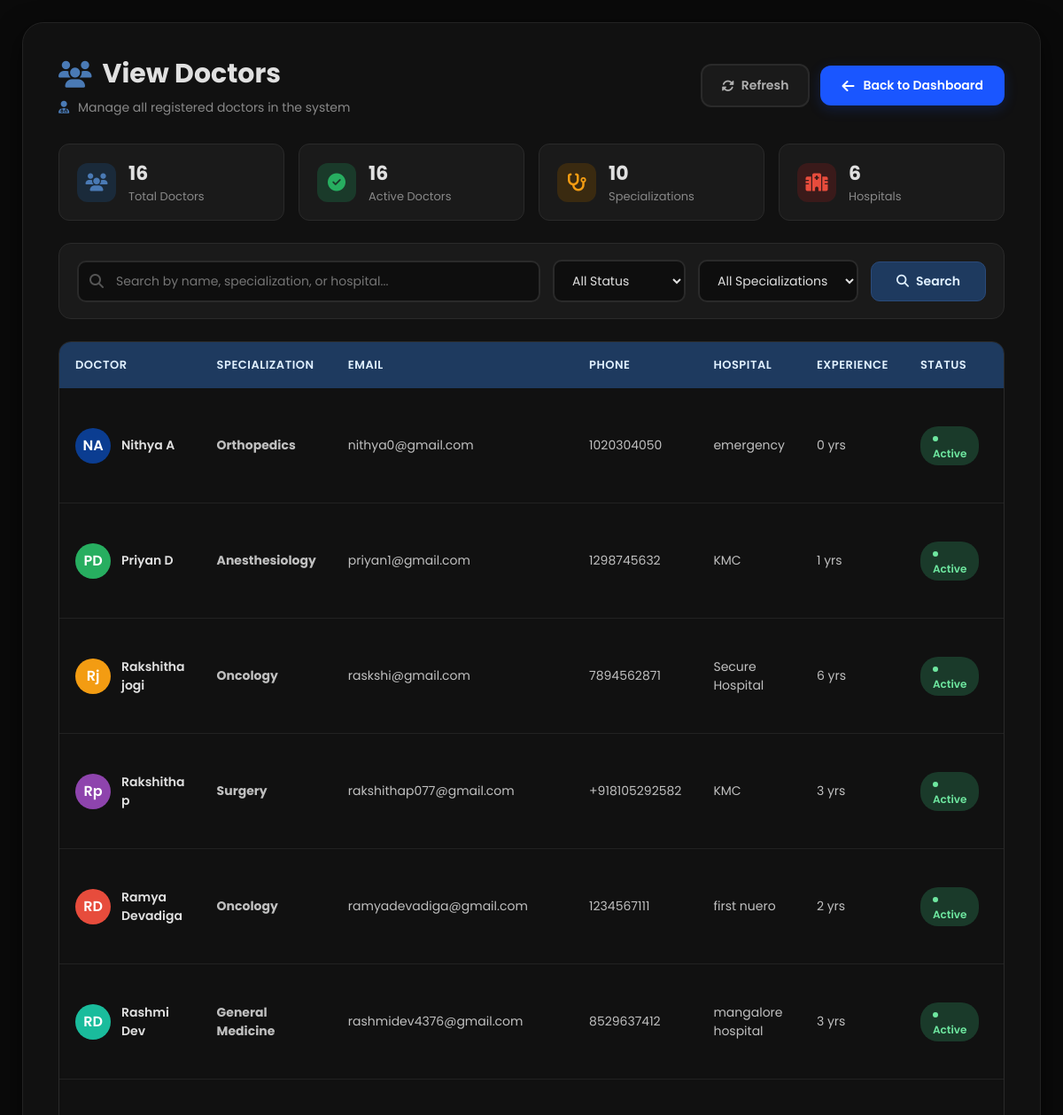
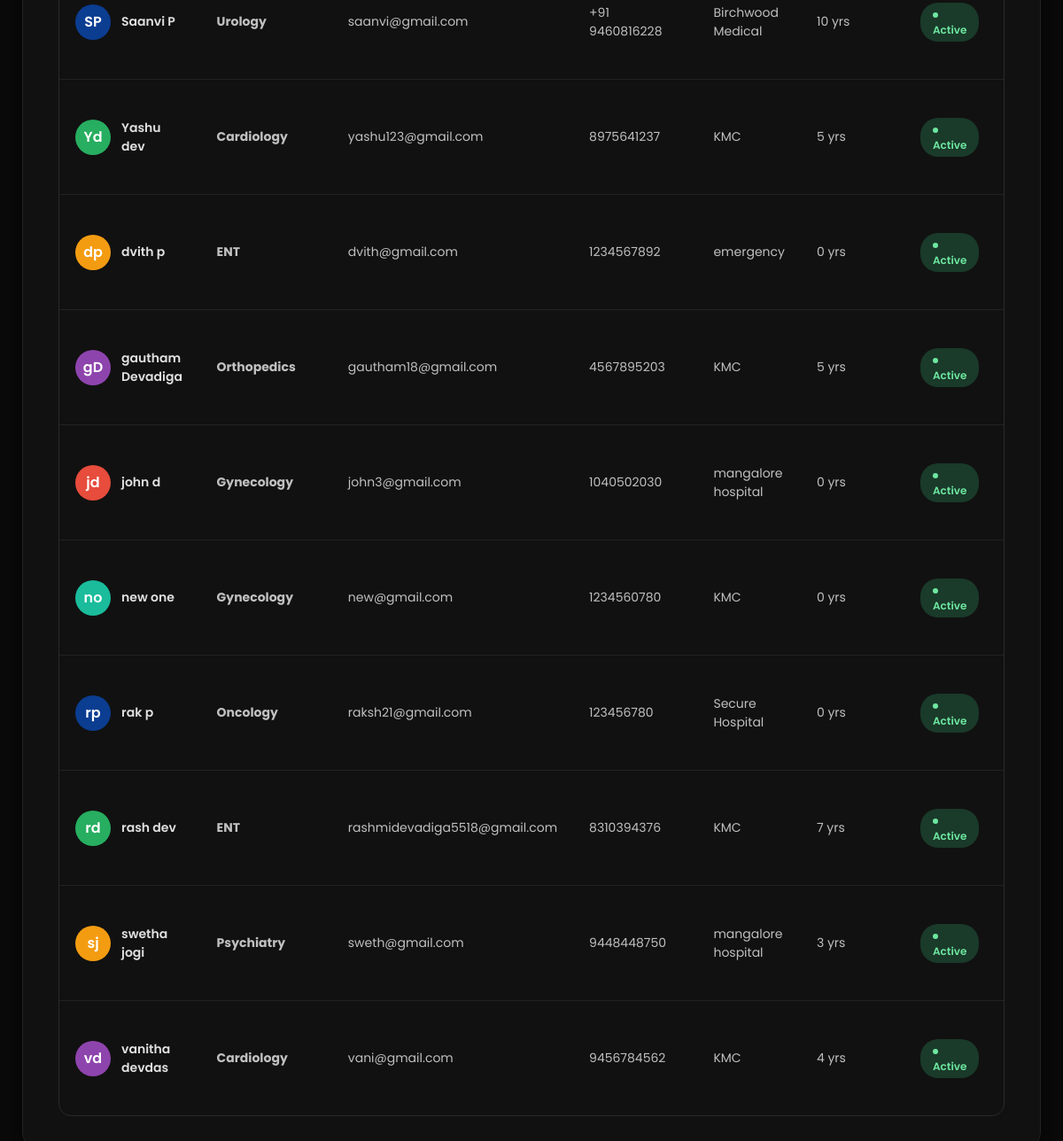
Page /view_doctors on the committed database (2 pictures, top to bottom).
### tables this page shows
CREATE TABLE doctors (
        doctor_id INTEGER PRIMARY KEY AUTOINCREMENT,
        hospital_id INTEGER NOT NULL,
        doctor_name TEXT NOT NULL,
        specialization TEXT NOT NULL,
        email TEXT UNIQUE NOT NULL,
        phone TEXT,
        experience INTEGER,
        license_number TEXT UNIQUE,
        username TEXT UNIQUE NOT NULL,
        password TEXT NOT NULL,
        address TEXT,
        public_key TEXT,
        private_key TEXT,
        status TEXT DEFAULT 'Active', profile_pic TEXT, license_document TEXT,
        FOREIGN KEY (hospital_id) REFERENCES hospitals(hospital_id)
    );

CREATE TABLE hospitals (
        hospital_id INTEGER PRIMARY KEY AUTOINCREMENT,
        hospital_name TEXT NOT NULL,
        registration_id TEXT,
        email TEXT,
        phone TEXT,
        location TEXT,
        address TEXT,
        specialization TEXT
    , doctor_pdf TEXT);

### app.py (the view, shortened to what this page needs)
@app.route("/view_doctors")
def view_doctors():
    conn = get_db_connection()
    search = request.args.get("search", "")
    status = request.args.get("status", "all")
    spec = request.args.get("specialization", "all")
    query = """
        SELECT doctors.*, hospitals.hospital_name
        FROM doctors
        LEFT JOIN hospitals ON doctors.hospital_id = hospitals.hospital_id
        WHERE 1 = 1
    """
    params = []
    if status != "all":
        query += " AND doctors.status = ?"
        params.append(status)
    if spec != "all":
        query += " AND doctors.specialization = ?"
        params.append(spec)
    query += " ORDER BY CASE WHEN doctors.status = 'Pending' THEN 1 ELSE 2 END, doctors.doctor_name"
    doctors = conn.execute(query, params).fetchall()
    conn.close()
    return render_template(
        "view_doctor.html",
        doctors=doctors,
        search_query=search,
        status_filter=status,
        spec_filter=spec
    )

### app.py (called while the page is built)
def get_db_connection():
    conn = sqlite3.connect(DATABASE_PATH, timeout=30)
    conn.row_factory = sqlite3.Row
    conn.execute("PRAGMA busy_timeout = 30000")
    return conn

### templates/view_doctor.html (shortened to what this page needs)
<!DOCTYPE html>
<html lang="en">
<head>
    <link rel="stylesheet" href="https://cdnjs.cloudflare.com/ajax/libs/font-awesome/6.5.2/css/all.min.css">
</head>
<body>
    <div class="container">
        <div class="page-header">
            <div class="header-left">
                <h1>
                    <i class="fa-solid fa-users"></i>
                    View Doctors
                </h1>
                <p>
                    <i class="fa-solid fa-user-md"></i>
                    Manage all registered doctors in the system
                </p>
            </div>
            <div class="header-actions">
                <a href="{{ url_for('view_doctors') }}" class="btn btn-outline">
                    <i class="fa-solid fa-rotate"></i> Refresh
                </a>
                <a href="{{ url_for('admin_dashboard') }}" class="btn-back-dashboard">
                    <i class="fa-solid fa-arrow-left"></i> Back to Dashboard
                </a>
            </div>
        </div>
        <div class="stats-summary">
            <div class="stat-item">
                <div class="stat-icon"><i class="fa-solid fa-users"></i></div>
                <div class="stat-info">
                    <div class="stat-number">{{ doctors|length }}</div>
                    <div class="stat-label">Total Doctors</div>
                </div>
            </div>
            <div class="stat-item">
                <div class="stat-icon"><i class="fa-solid fa-circle-check"></i></div>
                <div class="stat-info">
                    <div class="stat-number">{{ doctors|selectattr('status', 'equalto', 'Active')|list|length }}</div>
                    <div class="stat-label">Active Doctors</div>
                </div>
            </div>
            <div class="stat-item">
                <div class="stat-icon"><i class="fa-solid fa-stethoscope"></i></div>
                <div class="stat-info">
                    <div class="stat-number">{{ doctors|map(attribute='specialization')|unique|list|length }}</div>
                    <div class="stat-label">Specializations</div>
                </div>
            </div>
            <div class="stat-item">
                <div class="stat-icon"><i class="fa-solid fa-hospital"></i></div>
                <div class="stat-info">
                    <div class="stat-number">{{ doctors|map(attribute='hospital_name')|unique|list|length }}</div>
                    <div class="stat-label">Hospitals</div>
                </div>
            </div>
        </div>
        <form method="GET" action="{{ url_for('view_doctors') }}" class="search-box">
            <div class="search-wrapper">
                <i class="fa-solid fa-magnifying-glass"></i>
                <input type="text" name="search" placeholder="Search by name, specialization, or hospital..." value="{{ search_query or '' }}">
            </div>
            <select class="filter-select" name="status">
                <option value="all" {% if status_filter == 'all' or not status_filter %}selected{% endif %}>All Status</option>
            </select>
            <select class="filter-select" name="specialization">
                <option value="all" {% if spec_filter == 'all' or not spec_filter %}selected{% endif %}>All Specializations</option>
            </select>
            <button type="submit" class="btn-search">
                <i class="fa-solid fa-search"></i> Search
            </button>
        </form>
        <div class="table-container">
            <table>
                <thead>
                    <tr>
                        <th>Doctor</th>
                        <th>Specialization</th>
                        <th>Email</th>
                        <th>Phone</th>
                        <th>Hospital</th>
                        <th>Experience</th>
                        <th>Status</th>
                        <th>Action</th>
                    </tr>
                </thead>
                <tbody>
                    {% if doctors %}
                        {% for doctor in doctors %}
                            <tr>
                                <td>
                                    <div style="display: flex; align-items: center; gap: 12px;">
                                        {% set colors = ['#0B3D91', '#27ae60', '#f39c12', '#8e44ad', '#e74c3c', '#1abc9c'] %}
                                        {% set color_index = loop.index0 % 6 %}
                                        <span class="doctor-avatar" style="background:{{ colors[color_index] }}">
                                            {{ doctor.doctor_name.split()[0][0] if doctor.doctor_name.split() else doctor.doctor_name[0] }}{{ doctor.doctor_name.split()[1][0] if doctor.doctor_name.split()|length > 1 else '' }}
                                        </span>
                                        <div>
                                            <div style="font-weight:600;color:#e0e0e0;">{{ doctor.doctor_name }}</div>
                                        </div>
                                    </div>
                                </td>
                                <td><strong>{{ doctor.specialization }}</strong></td>
                                <td>{{ doctor.email }}</td>
                                <td>{{ doctor.phone or 'N/A' }}</td>
                                <td>{{ doctor.hospital_name }}</td>
                                <td>{{ doctor.experience or 0 }} yrs</td>
                                <td>
                                    <span class="status {{ doctor.status }}">
                                        {{ doctor.status }}
                                    </span>
                                </td>
                                <td>
                                </td>
                            </tr>
                        {% endfor %}
                    {% endif %}
                </tbody>
            </table>
        </div>
    </div>
</body>
</html>

### rows in the picture
doctors: doctor_name "N", doctor_name.split|length "A", doctor_name "Nithya A", specialization "Orthopedics", email "nithya0@gmail.com", phone "1020304050", hospital_name "emergency", experience "0", status "Active"
doctors: doctor_name "P", doctor_name.split|length "D", doctor_name "Priyan D", specialization "Anesthesiology", email "priyan1@gmail.com", phone "1298745632", hospital_name "KMC", experience "1", status "Active"
doctors: doctor_name "R", doctor_name.split|length "j", doctor_name "Rakshitha jogi", specialization "Oncology", email "raskshi@gmail.com", phone "7894562871", hospital_name "Secure Hospital", experience "6", status "Active"
doctors: doctor_name "R", doctor_name.split|length "p", doctor_name "Rakshitha p", specialization "Surgery", email "rakshithap077@gmail.com", phone "+918105292582", hospital_name "KMC", experience "3", status "Active"
doctors: doctor_name "R", doctor_name.split|length "D", doctor_name "Ramya Devadiga", specialization "Oncology", email "ramyadevadiga@gmail.com", phone "1234567111", hospital_name "first nuero", experience "2", status "Active"
doctors: doctor_name "R", doctor_name.split|length "D", doctor_name "Rashmi Dev", specialization "General Medicine", email "rashmidev4376@gmail.com", phone "8529637412", hospital_name "mangalore hospital", experience "3", status "Active"
doctors: doctor_name "S", doctor_name.split|length "P", doctor_name "Saanvi P", specialization "Urology", email "saanvi@gmail.com", phone "+91 9460816228", hospital_name "Birchwood Medical", experience "10", status "Active"
doctors: doctor_name "Y", doctor_name.split|length "d", doctor_name "Yashu dev", specialization "Cardiology", email "yashu123@gmail.com", phone "8975641237", hospital_name "KMC", experience "5", status "Active"
doctors: doctor_name "d", doctor_name.split|length "p", doctor_name "dvith p", specialization "ENT", email "dvith@gmail.com", phone "1234567892", hospital_name "emergency", experience "0", status "Active"
doctors: doctor_name "g", doctor_name.split|length "D", doctor_name "gautham Devadiga", specialization "Orthopedics", email "gautham18@gmail.com", phone "4567895203", hospital_name "KMC", experience "5", status "Active"
doctors: doctor_name "j", doctor_name.split|length "d", doctor_name "john d", specialization "Gynecology", email "john3@gmail.com", phone "1040502030", hospital_name "mangalore hospital", experience "0", status "Active"
doctors: doctor_name "n", doctor_name.split|length "o", doctor_name "new one", specialization "Gynecology", email "new@gmail.com", phone "1234560780", hospital_name "KMC", experience "0", status "Active"
doctors: doctor_name "r", doctor_name.split|length "p", doctor_name "rak p", specialization "Oncology", email "raksh21@gmail.com", phone "123456780", hospital_name "Secure Hospital", experience "0", status "Active"
doctors: doctor_name "r", doctor_name.split|length "d", doctor_name "rash dev", specialization "ENT", email "rashmidevadiga5518@gmail.com", phone "8310394376", hospital_name "KMC", experience "7", status "Active"
doctors: doctor_name "s", doctor_name.split|length "j", doctor_name "swetha jogi", specialization "Psychiatry", email "sweth@gmail.com", phone "9448448750", hospital_name "mangalore hospital", experience "3", status "Active"
doctors: doctor_name "v", doctor_name.split|length "d", doctor_name "vanitha devdas", specialization "Cardiology", email "vani@gmail.com", phone "9456784562", hospital_name "KMC", experience "4", status "Active"

### other values in the picture
{{ doctors|length }} "16"
{{ doctors|selectattr('status', 'equalto', 'Active')|list|length }} "16"
{{ doctors|map(attribute='specialization')|unique|list|length }} "10"
{{ doctors|map(attribute='hospital_name')|unique|list|length }} "6"
